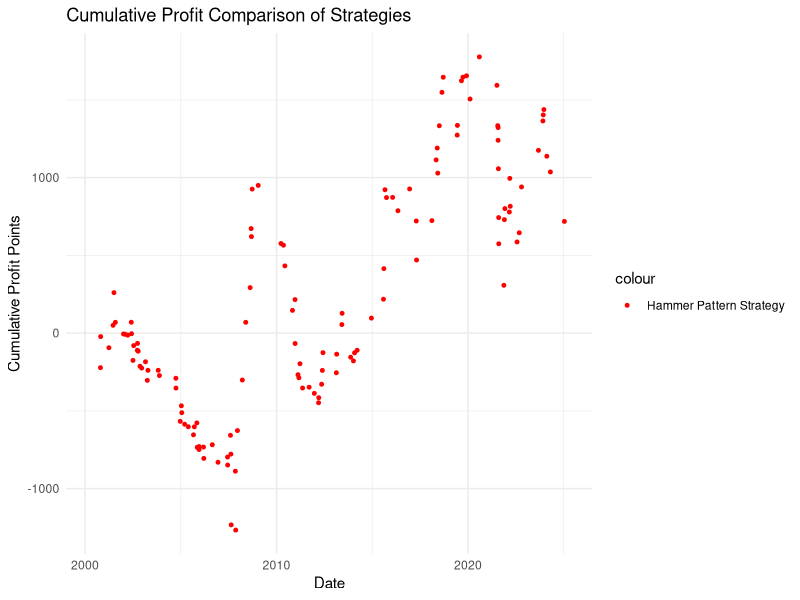
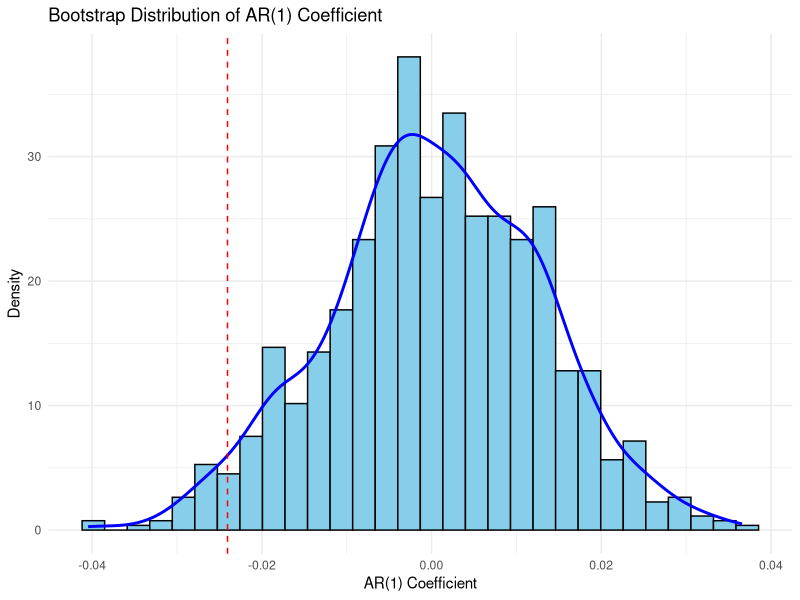
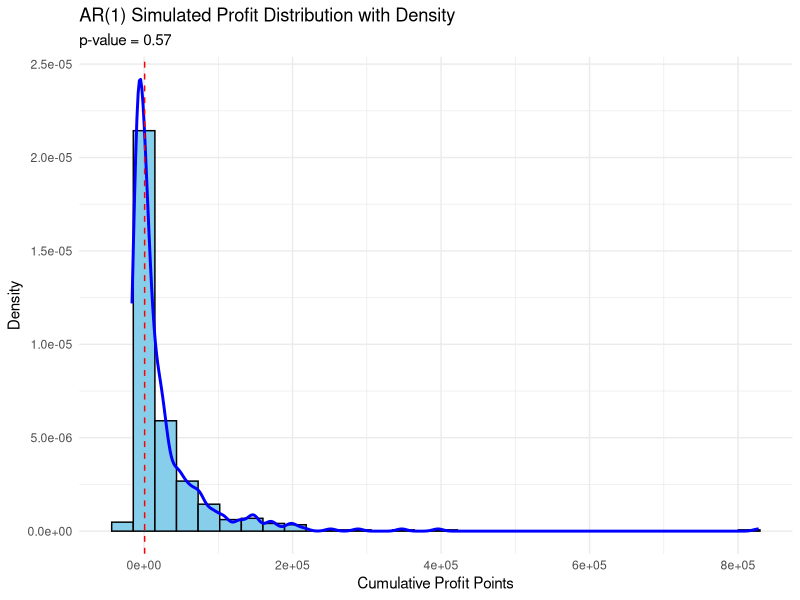
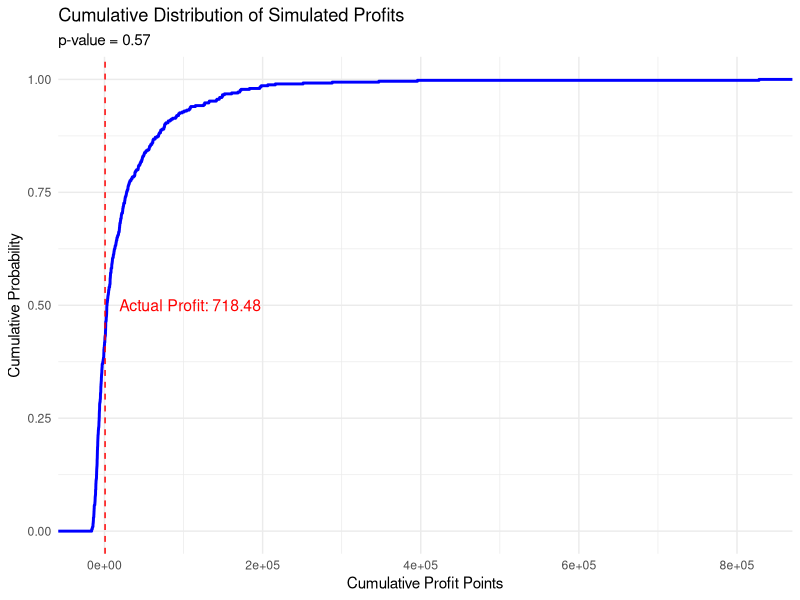
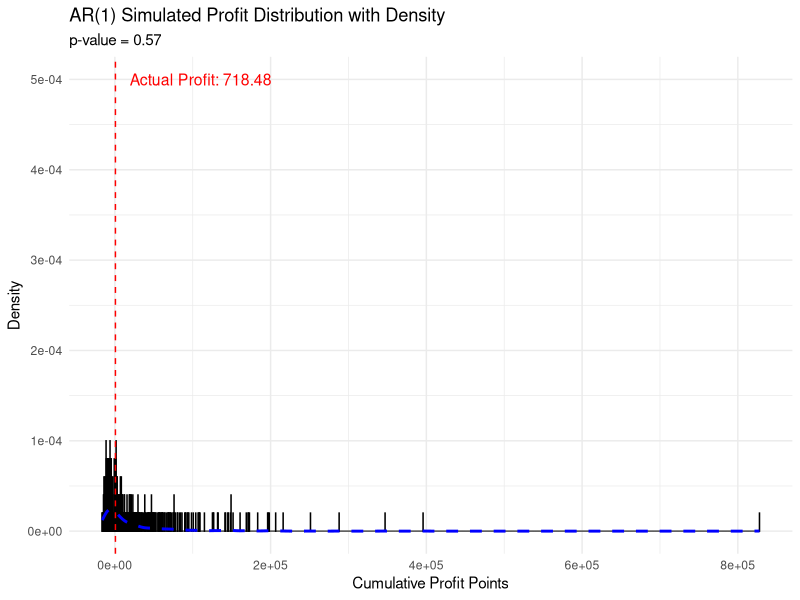

R code for these plots, in order:
library(zoo)
library(xts)
library(TTR)
library(quantmod)
library(ggplot2)
library(dplyr)
library(boot)
library(kableExtra)

rm(list = ls())

# ========== 📥 Read CSV File ==========
column_names <- read.csv("HSI_25years.csv", skip = 2, nrows = 1, header = FALSE)
col_names <- as.character(unlist(column_names))

data <- read.csv("HSI_25years.csv", skip = 3, header = FALSE, col.names = col_names)
colnames(data) <- c("Datetime", "Open", "High", "Low", "Close", "Volume")

# ========== 🧹 Data Cleaning ==========
data$Datetime <- as.POSIXct(data$Datetime, format = "%Y-%m-%d")
cols <- c("Open", "High", "Low", "Close", "Volume")
data[cols] <- lapply(data[cols], function(x) as.numeric(as.character(x)))

# ========== 🔁 Build XTS Object ==========
ohlc <- xts(data[, cols], order.by = data$Datetime)

# ========== 📊 Calculate Bollinger Bands ==========
bb <- BBands(Cl(ohlc), n = 20)
ohlc$mavg <- bb$mavg

# ========== 🔍 Enhanced Hammer Pattern Detection Function ==========
isHammer <- function(open, high, low, close, lower_shadow_ratio = 2, upper_shadow_ratio = 1) {
  body <- abs(close - open)
  lower_shadow <- pmin(open, close) - low
  upper_shadow <- high - pmax(open, close)
  
  return(lower_shadow > lower_shadow_ratio * body & upper_shadow < upper_shadow_ratio * body)
}

# ========== 🟢 Identify Hammer Patterns ==========
lower_shadow_param <- 2   # Adjustable parameter
upper_shadow_param <- 1   # Adjustable parameter

ohlc$Hammer <- mapply(
  isHammer,
  open = as.numeric(ohlc$Open),
  high = as.numeric(ohlc$High),
  low = as.numeric(ohlc$Low),
  close = as.numeric(ohlc$Close),
  MoreArgs = list(lower_shadow_ratio = lower_shadow_param, upper_shadow_ratio = upper_shadow_param)
)

# ========== 💡 Generate Trading Signals ==========
ohlc$Signal <- NA
ohlc$Signal[which(ohlc$Hammer == 1 & ohlc$Close < ohlc$mavg)] <- "Buy"

upper_shadow <- as.numeric(ohlc$High) - 
  pmax(as.numeric(ohlc$Open), as.numeric(ohlc$Close))

ohlc$Signal[which(
  ohlc$Close > ohlc$mavg &
    upper_shadow > 2 * abs(as.numeric(ohlc$Close) - as.numeric(ohlc$Open))
)] <- "Sell"

# ========== 📌 Build Trade Records ==========
# Adjust trade logic: Execute trades on the day after a signal is generated
trade_dates <- index(ohlc)[which(ohlc$Signal == "Buy") + 1]
buy_price <- as.numeric(Op(ohlc)[trade_dates])
sell_price <- as.numeric(Cl(ohlc)[trade_dates])
profit_points <- sell_price - buy_price

strategy_df <- data.frame(
  Date = trade_dates,
  Buy_Price = round(buy_price, 2),
  Sell_Price = round(sell_price, 2),
  Profit = round(profit_points, 2)
)

daily_df <- data.frame(
  Date = index(ohlc),
  Buy_Price = round(as.numeric(Op(ohlc)), 2),
  Sell_Price = round(as.numeric(Cl(ohlc)), 2)
)
daily_df$Profit <- round(daily_df$Sell_Price - daily_df$Buy_Price, 2)

# ========== 📊 Profit Summary ==========
cat("===== Strategy 1: Hammer Pattern Strategy =====\n")
cat("Number of Trades:", nrow(strategy_df), "\n")
cat("Cumulative Profit Points:", sum(strategy_df$Profit), "\n")
cat("Average Profit per Trade:", round(mean(strategy_df$Profit), 2), "\n")
cat("Win Rate:", round(mean(strategy_df$Profit > 0) * 100, 2), "%\n\n")

strategy_df$Cumulative_Profit <- cumsum(strategy_df$Profit)
daily_df$Cumulative_Profit <- cumsum(daily_df$Profit)

compare_df <- data.frame(
  Date = daily_df$Date,
  Daily_Strategy = daily_df$Cumulative_Profit
)

strategy_cum <- data.frame(
  Date = strategy_df$Date,
  Hammer_Strategy = strategy_df$Cumulative_Profit
)

compare_df <- left_join(compare_df, strategy_cum, by = "Date")

ggplot(compare_df, aes(x = Date)) +
  geom_point(aes(y = Hammer_Strategy, color = "Hammer Pattern Strategy"), size = 1) +
  labs(title = "Cumulative Profit Comparison of Strategies", x = "Date", y = "Cumulative Profit Points") +
  scale_color_manual(values = c("Daily Holding Strategy" = "blue", "Hammer Pattern Strategy" = "red")) +
  theme_minimal()


# ========== 提取收益率 ==========
Closes <- as.numeric(Cl(ohlc))
log_returns <- diff(log(Closes))[-1]
initial_price <- as.numeric(Cl(ohlc)[1])

# ========== 拟合 AR(1) 模型 ==========
ar_model <- arima(log_returns, order = c(1, 0, 0))
phi <- ar_model$coef["ar1"]
sigma <- sqrt(ar_model$sigma2)
mu <- ifelse("intercept" %in% names(ar_model$coef), ar_model$coef["intercept"], 0)

# ========== 自举法实现 ==========
# 定义自举统计函数：返回 AR(1) 系数
bootstrap_ar1 <- function(data, indices) {
  # 对数据进行自举抽样
  sampled_data <- data[indices]
  # 拟合 AR(1) 模型
  ar_model_boot <- arima(sampled_data, order = c(1, 0, 0))
  # 返回 AR(1) 系数
  return(coef(ar_model_boot)["ar1"])
}

# 执行自举法
set.seed(123)
bootstrap_results <- boot(data = log_returns, statistic = bootstrap_ar1, R = 1000)

# 获取自举法的置信区间
ci_ar1 <- boot.ci(bootstrap_results, type = "perc")

# ========== 模拟 AR(1) 收益序列 ==========
# 定义基于 AR(1) 模型的收益模拟函数
ar1_simulation <- function(mu, phi, sigma, initial_price, length_out) {
  # 模拟收益率序列
  sim_log_returns <- numeric(length_out)
  sim_log_returns[1] <- rnorm(1, mean = mu / (1 - phi), sd = sigma)
  for (i in 2:length_out) {
    sim_log_returns[i] <- mu + phi * sim_log_returns[i - 1] + rnorm(1, mean = 0, sd = sigma)
  }
  
  # 计算累计收益并生成价格序列
  cumulative_returns <- cumsum(sim_log_returns)
  sim_prices <- initial_price * exp(cumulative_returns)
  
  # 返回模拟的价格序列
  return(sim_prices)
}

# 执行 500 次模拟
set.seed(123)
n_sim <- 500
sim_results_ar1 <- replicate(n_sim, {
  sim_prices <- ar1_simulation(mu, phi, sigma, initial_price, length(log_returns))
  # 计算模拟收益
  sum(diff(sim_prices))
})

# ========== 统计显著性检验 ==========
actual_profit <- sum(strategy_df$Profit)
p_value_ar1 <- mean(sim_results_ar1 >= actual_profit)

# ========== 打印结果 ==========
cat("\n===== AR(1) 模型结果 =====\n")
cat("实际策略累计收益:", actual_profit, "\n")
cat("AR(1) 系数估计值:", phi, "\n")
cat("AR(1) 系数自举法均值:", mean(bootstrap_results$t), "\n")
cat("AR(1) 系数 95% 置信区间 (百分位法):\n")
cat("下限:", ci_ar1$percent[4], "上限:", ci_ar1$percent[5], "\n")
cat("p 值（实际收益 vs 模拟收益）:", p_value_ar1, "\n")

# ========== 数据可视化 ==========
# AR(1) 系数自举分布
ggplot(data.frame(Coefficient = bootstrap_results$t), aes(x = Coefficient)) +
  geom_histogram(aes(y = ..density..), bins = 30, fill = "skyblue", color = "black") +
  geom_density(color = "blue", size = 1) +
  geom_vline(xintercept = phi, color = "red", linetype = "dashed") +
  labs(title = "Bootstrap Distribution of AR(1) Coefficient",
       x = "AR(1) Coefficient", y = "Density") +
  theme_minimal()

# 模拟收益分布
ggplot(data.frame(Profit = sim_results_ar1), aes(x = Profit)) +
  geom_histogram(aes(y = ..density..), bins = 30, fill = "skyblue", color = "black") +
  geom_density(color = "blue", size = 1) +
  geom_vline(xintercept = actual_profit, color = "red", linetype = "dashed") +
  labs(title = "AR(1) Simulated Profit Distribution with Density",
       subtitle = paste("p-value =", round(p_value_ar1, 4)),
       x = "Cumulative Profit Points", y = "Density") +
  theme_minimal()

# 模拟收益的累积分布函数 (CDF)
ggplot(data.frame(Profit = sim_results_ar1), aes(x = Profit)) +
  stat_ecdf(geom = "step", color = "blue", size = 1) +
  geom_vline(xintercept = actual_profit, color = "red", linetype = "dashed") +
  annotate("text", x = actual_profit, y = 0.5, 
           label = paste0("Actual Profit: ", round(actual_profit, 2)), 
           color = "red", hjust = -0.1, size = 4) +
  labs(title = "Cumulative Distribution of Simulated Profits",
       subtitle = paste("p-value =", round(p_value_ar1, 4)),
       x = "Cumulative Profit Points", y = "Cumulative Probability") +
  theme_minimal()

# Extract AR(1) parameter estimates
ar1_coef <- coef(ar_model)  # Coefficients: intercept (a) and AR(1) coefficient (b)
ar1_se <- sqrt(diag(vcov(ar_model)))  # Standard errors
ar1_t_values <- ar1_coef / ar1_se  # t-values for coefficients

# Create a data frame for the table
ar1_table <- data.frame(
  Parameter = c("a (Intercept)", "b (AR1 Coefficient)"),
  Estimate = round(ar1_coef, 5),
  `t-value` = round(ar1_t_values, 2)
)

# Print table
print(ar1_table)

# Optional: Use kableExtra for a polished table in reports
kable(ar1_table, caption = "Panel A: AR(1) Parameter Estimates", align = "c") %>%
  kable_styling(bootstrap_options = c("striped", "hover", "condensed"))


ggplot(data.frame(Profit = sim_results_ar1), aes(x = Profit)) +
  geom_histogram(aes(y = ..density..), binwidth = 100, fill = "skyblue", color = "black") +
  geom_density(color = "blue", linetype = "dashed", size = 1) +
  geom_vline(xintercept = actual_profit, color = "red", linetype = "dashed") +
  annotate("text", x = actual_profit, y = 0.0005, 
           label = paste0("Actual Profit: ", round(actual_profit, 2)), 
           color = "red", hjust = -0.1, size = 4) +
  labs(title = "AR(1) Simulated Profit Distribution with Density",
       subtitle = paste("p-value =", round(p_value_ar1, 4)),
       x = "Cumulative Profit Points", y = "Density") +
  theme_minimal()
